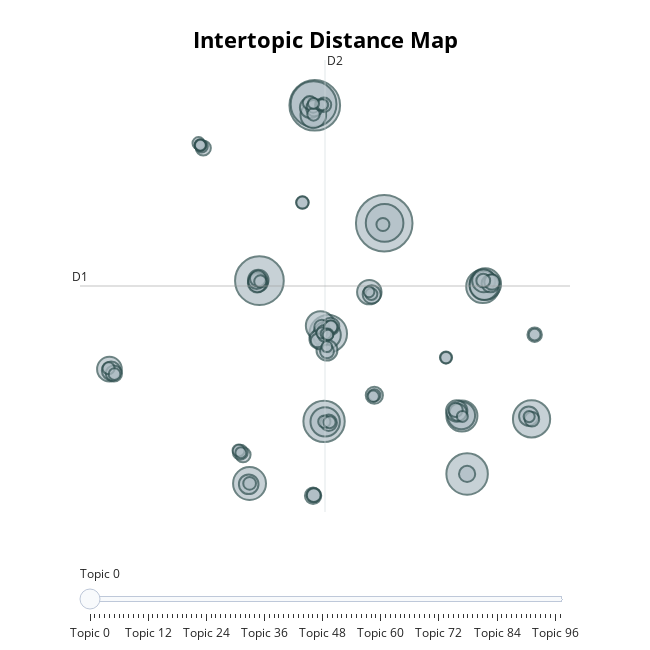

The notebook cell this image was saved under:
### Markdown cell above
### __Visualize Topics__

### Code cell
sentences_topic_model.visualize_topics()
